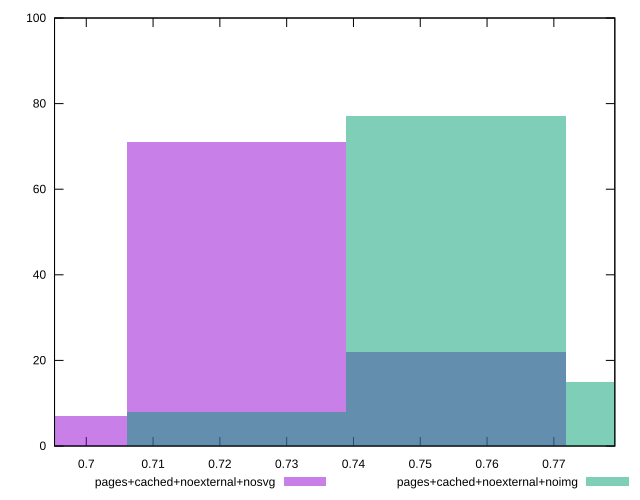

Recreate this plot in gnuplot.
reset

$pagesCachedNoexternalNosvg <<EOF
0.7553781900360065 22
0.722535660034441 71
0.6896931300328755 7
EOF

$pagesCachedNoexternalNoimg <<EOF
0.7553781900360065 77
0.7882207200375719 15
0.722535660034441 8
EOF

set key outside below
set boxwidth 0.0328425300015655
set xrange [0.6952478887018282:0.7791282319335076]
set yrange [0:100]
set trange [0:100]
set style fill transparent solid 0.5 noborder
set terminal svg size 640, 500 enhanced background rgb 'white'
set output "report_00007_2020-12-11T15:55:29.892Z/meta/score/comparison/histogram/7_vs_8.svg"

plot $pagesCachedNoexternalNosvg title "pages+cached+noexternal+nosvg" with boxes, \
     $pagesCachedNoexternalNoimg title "pages+cached+noexternal+noimg" with boxes

reset
